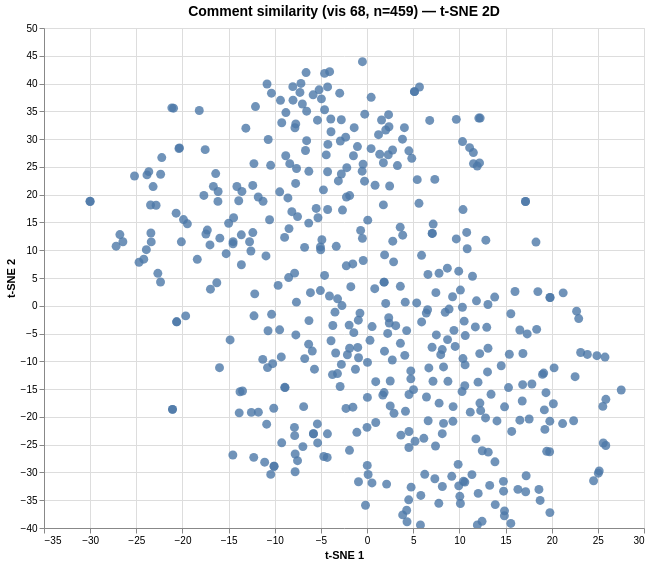

Vega-Lite specification stored for this chart:
### Vega specification from a JSON file in a GitHub repository (floating-point values rounded to 4 significant figures; data arrays with more than 128 entries replaced by an {"elided": "..."} marker saying what was removed)
{"$schema": "https://vega.github.io/schema/vega/v6.json", "data": [{"name": "param_1e9efca18e7a2868_store"}, {"name": "source_0", "values": {"elided": "459 records"}}, {"name": "source_0_x_domain_dim_1", "values": [{"min": -30.02, "max": 27.53}]}, {"name": "source_0_y_domain_dim_2", "values": [{"min": -39.46, "max": 43.94}]}], "signals": [{"name": "unit", "value": {}, "on": [{"events": "pointermove", "update": "isTuple(group()) ? group() : unit"}]}, {"name": "param_1e9efca18e7a2868", "update": "vlSelectionResolve(\"param_1e9efca18e7a2868_store\", \"union\")"}, {"name": "param_1e9efca18e7a2868_dim_1", "on": [{"events": [{"source": "view", "type": "dblclick"}], "update": "null"}, {"events": {"signal": "param_1e9efca18e7a2868_translate_delta"}, "update": "panLinear(param_1e9efca18e7a2868_translate_anchor.extent_x, -param_1e9efca18e7a2868_translate_delta.x / width)"}, {"events": {"signal": "param_1e9efca18e7a2868_zoom_delta"}, "update": "zoomLinear(domain(\"x\"), param_1e9efca18e7a2868_zoom_anchor.x, param_1e9efca18e7a2868_zoom_delta)"}]}, {"name": "param_1e9efca18e7a2868_dim_2", "on": [{"events": [{"source": "view", "type": "dblclick"}], "update": "null"}, {"events": {"signal": "param_1e9efca18e7a2868_translate_delta"}, "update": "panLinear(param_1e9efca18e7a2868_translate_anchor.extent_y, param_1e9efca18e7a2868_translate_delta.y / height)"}, {"events": {"signal": "param_1e9efca18e7a2868_zoom_delta"}, "update": "zoomLinear(domain(\"y\"), param_1e9efca18e7a2868_zoom_anchor.y, param_1e9efca18e7a2868_zoom_delta)"}]}, {"name": "param_1e9efca18e7a2868_tuple", "on": [{"events": [{"signal": "param_1e9efca18e7a2868_dim_1 || param_1e9efca18e7a2868_dim_2"}], "update": "param_1e9efca18e7a2868_dim_1 && param_1e9efca18e7a2868_dim_2 ? {unit: \"\", fields: param_1e9efca18e7a2868_tuple_fields, values: [param_1e9efca18e7a2868_dim_1,param_1e9efca18e7a2868_dim_2]} : null"}]}, {"name": "param_1e9efca18e7a2868_tuple_fields", "value": [{"field": "dim_1", "channel": "x", "type": "R"}, {"field": "dim_2", "channel": "y", "type": "R"}]}, {"name": "param_1e9efca18e7a2868_translate_anchor", "value": {}, "on": [{"events": [{"source": "scope", "type": "pointerdown"}], "update": "{x: x(unit), y: y(unit), extent_x: domain(\"x\"), extent_y: domain(\"y\")}"}]}, {"name": "param_1e9efca18e7a2868_translate_delta", "value": {}, "on": [{"events": [{"source": "window", "between": [{"source": "scope", "type": "pointerdown"}, {"source": "window", "type": "pointerup"}], "type": "pointermove", "consume": true}], "update": "{x: param_1e9efca18e7a2868_translate_anchor.x - x(unit), y: param_1e9efca18e7a2868_translate_anchor.y - y(unit)}"}]}, {"name": "param_1e9efca18e7a2868_zoom_anchor", "on": [{"events": [{"source": "scope", "type": "wheel", "consume": true}], "update": "{x: invert(\"x\", x(unit)), y: invert(\"y\", y(unit))}"}]}, {"name": "param_1e9efca18e7a2868_zoom_delta", "on": [{"events": [{"source": "scope", "consume": true, "type": "wheel"}], "update": "pow(1.001, event.deltaY * pow(16, event.deltaMode))", "force": true}]}, {"name": "param_1e9efca18e7a2868_modify", "on": [{"events": {"signal": "param_1e9efca18e7a2868_tuple"}, "update": "modify(\"param_1e9efca18e7a2868_store\", param_1e9efca18e7a2868_tuple, true)"}]}], "marks": [{"type": "symbol", "name": "marks", "from": {"data": "source_0"}, "encode": {"update": {"y": {"field": "dim_2", "scale": "y"}, "size": {"value": 80}, "shape": {"value": "circle"}, "fill": {"value": "#4c78a8"}, "tooltip": {"signal": "{\"Comment #\": format(datum[\"index\"], \"\"), \"Comment\": isValid(datum[\"comment\"]) ? datum[\"comment\"] : \"\"+datum[\"comment\"]}"}, "x": {"field": "dim_1", "scale": "x"}, "opacity": {"value": 0.8}}}, "clip": true, "interactive": true, "style": ["circle"]}], "scales": [{"name": "x", "type": "linear", "domain": [{"signal": "(data(\"source_0_x_domain_dim_1\")[0] || {}).min"}, {"signal": "(data(\"source_0_x_domain_dim_1\")[0] || {}).max"}], "range": [0, {"signal": "width"}], "domainRaw": {"signal": "param_1e9efca18e7a2868[\"dim_1\"]"}, "zero": true, "nice": true}, {"name": "y", "type": "linear", "domain": [{"signal": "(data(\"source_0_y_domain_dim_2\")[0] || {}).min"}, {"signal": "(data(\"source_0_y_domain_dim_2\")[0] || {}).max"}], "range": [{"signal": "height"}, 0], "domainRaw": {"signal": "param_1e9efca18e7a2868[\"dim_2\"]"}, "nice": true, "zero": true}], "axes": [{"scale": "x", "minExtent": 0, "maxExtent": 0, "gridScale": "y", "aria": false, "zindex": 0, "tickCount": {"signal": "ceil(width/40)"}, "grid": true, "domain": false, "orient": "bottom", "labels": false, "ticks": false}, {"scale": "y", "gridScale": "x", "maxExtent": 0, "labels": false, "tickCount": {"signal": "ceil(height/40)"}, "domain": false, "orient": "left", "ticks": false, "zindex": 0, "aria": false, "minExtent": 0, "grid": true}, {"scale": "x", "orient": "bottom", "tickCount": {"signal": "ceil(width/40)"}, "title": "t-SNE 1", "zindex": 0, "grid": false, "labelFlush": true, "labelOverlap": true}, {"scale": "y", "orient": "left", "zindex": 0, "grid": false, "tickCount": {"signal": "ceil(height/40)"}, "labelOverlap": true, "title": "t-SNE 2"}], "title": {"text": "Comment similarity (vis 68, n=459) — t-SNE 2D", "frame": "group", "fontSize": 14}, "style": "cell", "padding": 5, "width": 600, "height": 500, "background": "white"}
